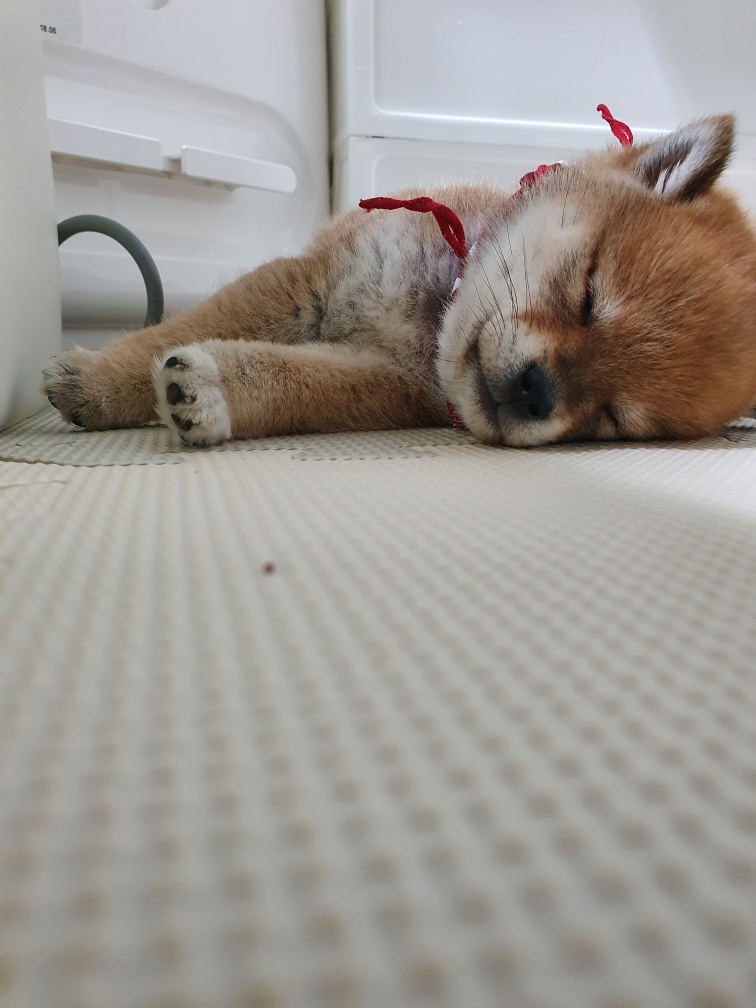
//> input picture ImageProcessing/Lecture_04_22/image.jpg, 3024 x 4032 px (shown at 1/4 size)
$ ./Number04   (built with g++ and OpenCV 4)
//> lines starting //> are read from the running program, lines starting //| are printed output that depends on the picture
#include <opencv2/opencv.hpp>
using namespace cv;
using namespace std;

Mat image;

// [93 lines left out: functions bilinear_value, rotation, calc_angle, onMouse, not called in this run]

int main()
{
	image = imread("../Lecture_04_22/image.jpg", 0);
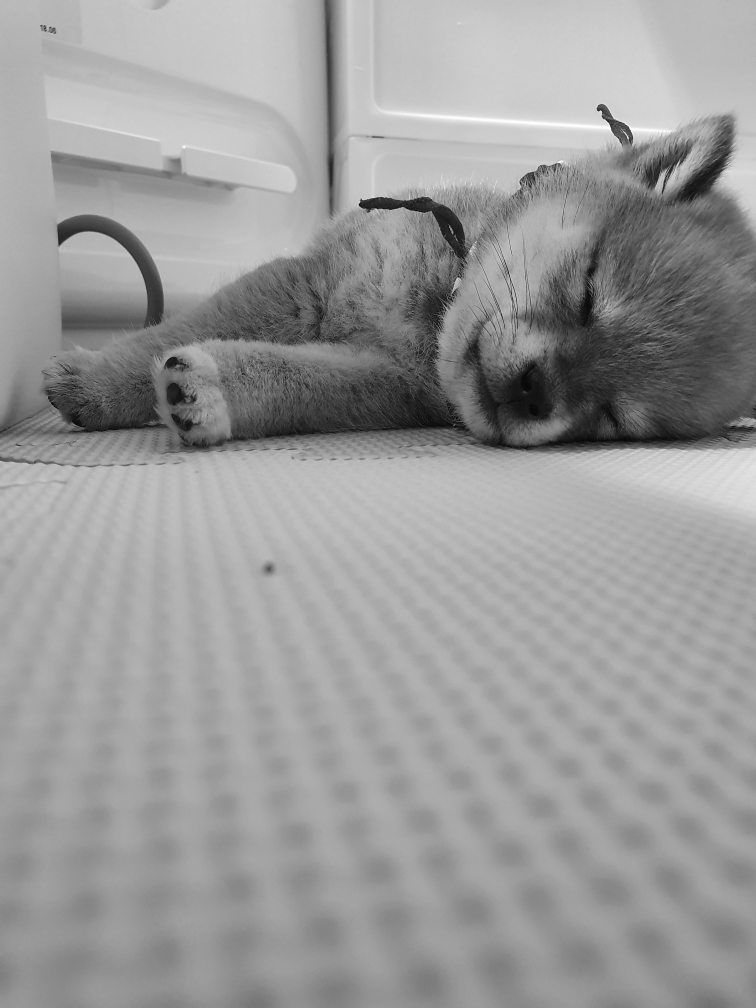
//> image: 4032 rows x 3024 cols, CV_8UC1 (shown at 1/4 size); min 0, max 255, mean 154.3
	CV_Assert(image.data);
	Size size(0, 0);
	resize(image, image, size, 0.2, 0.2, INTER_LINEAR);
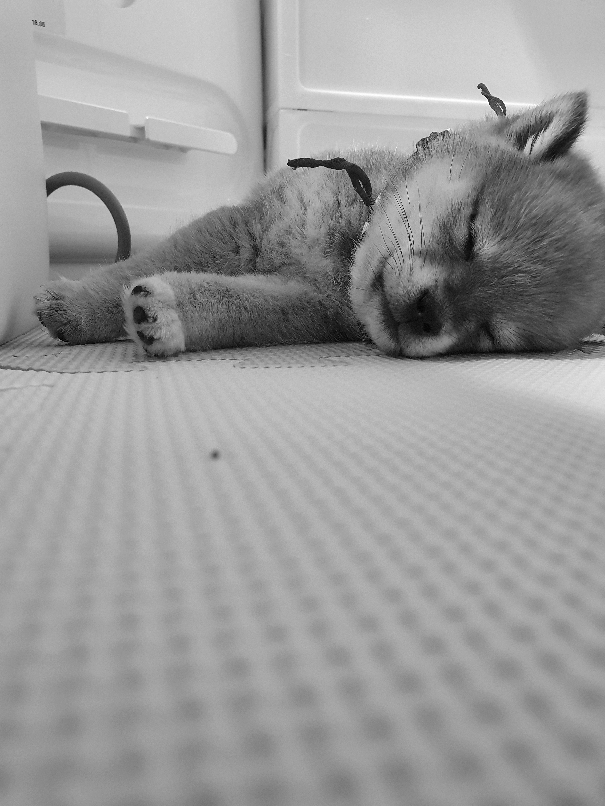
//> image: 806 rows x 605 cols, CV_8UC1; min 0, max 255, mean 154.3


	imshow("image", image);
	setMouseCallback("image", onMouse, 0);
	waitKey();
	return 9;
}
